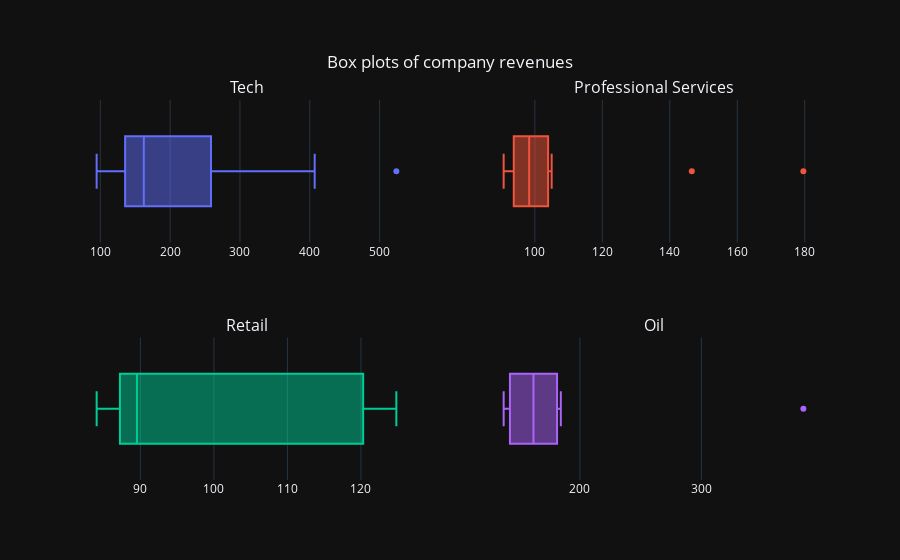

This figure's notebook cell:
### Code cell
# Set up the subplots grid
fig = make_subplots(rows=2, cols=2, 
                    # Set the subplot titles
                    subplot_titles=['Tech', 'Professional Services', 'Retail', 'Oil'])

# Add the Tech trace
fig.add_trace(go.Box(x=df_tech.Revenue, name='', showlegend=False), row=1, col=1)
# Add the Professional Services trace
fig.add_trace(go.Box(x=df_prof_serve.Revenue, name='', showlegend=False), row=1, col=2)
# Add the Retail trace
fig.add_trace(go.Box(x=df_retail.Revenue, name='', showlegend=False), row=2, col=1)
# Add the Oil trace
fig.add_trace(go.Box(x=df_oil.Revenue, name='', showlegend=False), row=2, col=2)

# Add a title (and show)
fig.update_layout({'title': {'text': 'Box plots of company revenues', 'x': 0.5, 'y': 0.9}})
fig.show()

### Figure 1 — Plotly figure (JSON) as saved in the notebook; plotly's stock layout.template omitted (floating-point values rounded to 4 significant figures)
{"data": [{"name": "", "showlegend": false, "x": [524.0, 407.0, 379.1, 352.1, 329.8, 282.8, 260.2, 256.8, 254.6, 242.2, 231.1, 172.9, 171.5, 162.8, 161.9, 155.9, 153.6, 152.7, 149.0, 136.9, 135.9, 135.1, 131.9, 131.2, 130.4, 125.8, 95.1, 94.76], "type": "box", "xaxis": "x", "yaxis": "y"}, {"name": "", "showlegend": false, "x": [179.6, 146.5, 105.0, 104.2, 103.9, 103.4, 102.7, 100.5, 98.67, 97.94, 97.54, 96.31, 95.21, 93.74, 92.15, 92.11, 90.86, 90.74], "type": "box", "xaxis": "x2", "yaxis": "y2"}, {"name": "", "showlegend": false, "x": [124.8, 124.3, 123.3, 122.3, 122.1, 120.3, 120.3, 118.0, 90.61, 90.14, 89.91, 89.65, 89.42, 89.35, 88.86, 88.36, 88.26, 87.44, 86.99, 86.27, 86.16, 85.91, 85.06, 84.05], "type": "box", "xaxis": "x3", "yaxis": "y3"}, {"name": "", "showlegend": false, "x": [383.9, 184.3, 181.2, 177.1, 176.2, 147.3, 145.5, 142.4, 137.3, 137.2], "type": "box", "xaxis": "x4", "yaxis": "y4"}], "layout": {"xaxis": {"anchor": "y", "domain": [0.0, 0.45]}, "yaxis": {"anchor": "x", "domain": [0.625, 1.0]}, "xaxis2": {"anchor": "y2", "domain": [0.55, 1.0]}, "yaxis2": {"anchor": "x2", "domain": [0.625, 1.0]}, "xaxis3": {"anchor": "y3", "domain": [0.0, 0.45]}, "yaxis3": {"anchor": "x3", "domain": [0.0, 0.375]}, "xaxis4": {"anchor": "y4", "domain": [0.55, 1.0]}, "yaxis4": {"anchor": "x4", "domain": [0.0, 0.375]}, "annotations": [{"font": {"size": 16}, "showarrow": false, "text": "Tech", "x": 0.225, "xanchor": "center", "xref": "paper", "y": 1.0, "yanchor": "bottom", "yref": "paper"}, {"font": {"size": 16}, "showarrow": false, "text": "Professional Services", "x": 0.775, "xanchor": "center", "xref": "paper", "y": 1.0, "yanchor": "bottom", "yref": "paper"}, {"font": {"size": 16}, "showarrow": false, "text": "Retail", "x": 0.225, "xanchor": "center", "xref": "paper", "y": 0.375, "yanchor": "bottom", "yref": "paper"}, {"font": {"size": 16}, "showarrow": false, "text": "Oil", "x": 0.775, "xanchor": "center", "xref": "paper", "y": 0.375, "yanchor": "bottom", "yref": "paper"}], "title": {"text": "Box plots of company revenues", "x": 0.5, "y": 0.9}}}
